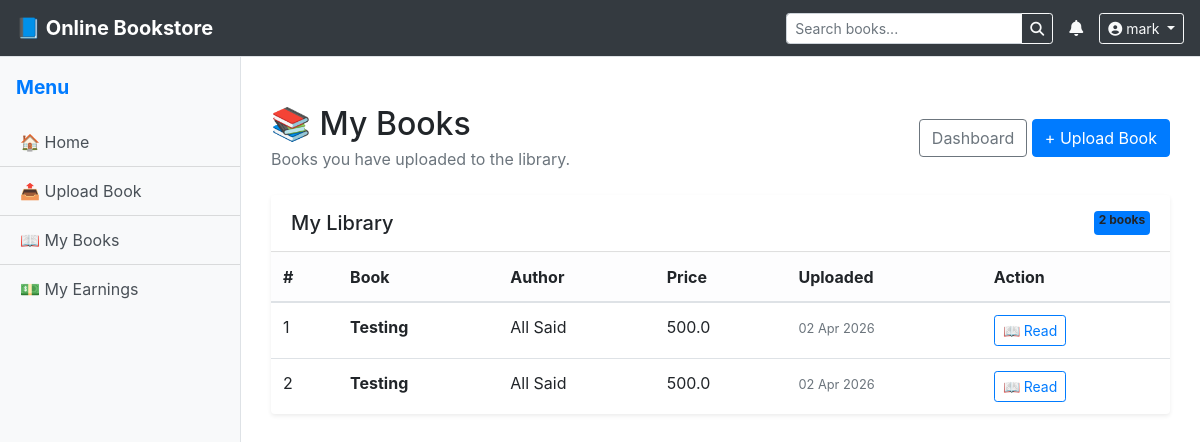
Screenshot of /tutor/books/ (signed in) with the database file from the repository.
### accounts/models.py (models this page shows)
class CustomUser(AbstractUser):
    USER_TYPES = (
        ('student', 'Student'),
        ('tutor', 'Tutor/Author'),
        ('manager', 'Manager'),
        ('admin', 'Admin'),
    )
    user_type = models.CharField(max_length=10, choices=USER_TYPES, default='student')

### books/models.py (models this page shows, shortened)
class Book(models.Model):
    tutor = models.ForeignKey(settings.AUTH_USER_MODEL, on_delete=models.CASCADE)
    title = models.CharField(max_length=200)
    author = models.CharField(max_length=200)
    description = models.TextField(blank=True)
    file = models.FileField(upload_to='books/')  # ✅ PDF upload
    cover = models.ImageField(upload_to='covers/', blank=True, null=True)
    price = models.FloatField(null=True, blank=True)
    book_available = models.BooleanField(default=True)
    is_indexed = models.BooleanField(default=False)
    created_at = models.DateTimeField(default=timezone.now)

### accounts/views.py (the view)
@login_required
def tutor_books(request):
    if request.user.user_type != 'tutor':
        return redirect('home')
    books = (
        Book.objects
        .filter(tutor=request.user)
        .order_by('-created_at')
    )
    context = {
        'books': books,
    }
    return render(
        request,
        'tutor/books.html',
        context
    )

### templates/tutor/books.html (shortened to what this page needs)
{% extends 'base.html' %}
{% block content %}
<div class="container-fluid py-4">
    <div class="d-flex justify-content-between align-items-center mb-4">
        <div>
            <h2 class="fw-bold mb-1">
                📚 My Books
            </h2>
            <p class="text-muted mb-0">
                Books you have uploaded to the library.
            </p>
        </div>
        <div>
            <a
                href="{% url 'tutor_dashboard' %}"
                class="btn btn-outline-secondary"
            >
                Dashboard
            </a>
            <a
                href="{% url 'upload_book' %}"
                class="btn btn-primary"
            >
                + Upload Book
            </a>
        </div>
    </div>
    <div class="card border-0 shadow-sm">
        <div class="card-header bg-white py-3">
            <div class="d-flex justify-content-between">
                <h5 class="fw-bold mb-0">
                    My Library
                </h5>
                <span class="badge bg-primary">
                    {{ books|length }} books
                </span>
            </div>
        </div>
        <div class="card-body p-0">
            <div class="table-responsive">
                <table class="table table-hover align-middle mb-0">
                    <thead class="table-light">
                        <tr>
                            <th>#</th>
                            <th>Book</th>
                            <th>Author</th>
                            <th>Price</th>
                            <th>Uploaded</th>
                            <th>Action</th>
                        </tr>
                    </thead>
                    <tbody>
                        {% for book in books %}
                        <tr>
                            <td>
                                {{ forloop.counter }}
                            </td>
                            <td>
                                <strong>
                                    {{ book.title }}
                                </strong>
                            </td>
                            <td>
                                {{ book.author|default:"—" }}
                            </td>
                            <td>
                                {% if book.price %}
                                    {{ book.price }}
                                {% else %}
                                    <span class="text-muted">
                                        Free
                                    </span>
                                {% endif %}
                            </td>
                            <td>
                                <small class="text-muted">
                                    {{ book.created_at|date:"d M Y" }}
                                </small>
                            </td>
                            <td>
                                <a
                                    href="{% url 'read_book' book.id %}"
                                    class="btn btn-sm btn-outline-primary"
                                >
                                    📖 Read
                                </a>
                            </td>
                        </tr>
                        {% endfor %}
                    </tbody>
                </table>
            </div>
        </div>
    </div>
</div>
{% endblock %}

### templates/base.html (shortened to what this page needs)
<!doctype html>
<html lang="en">
<head>
    <link rel="stylesheet" href="https://stackpath.bootstrapcdn.com/bootstrap/4.4.1/css/bootstrap.min.css">
</head>
<body>
    <nav class="navbar navbar-expand-lg navbar-dark bg-dark border-bottom">
        <a class="navbar-brand font-weight-bold" href="{% url 'list' %}">📘 Online Bookstore</a>
        <div class="ml-auto d-flex align-items-center">
            <form class="form-inline mr-3" action="{% url 'search_results' %}" method="get">
                <div class="input-group">
                    <input name="q" class="form-control form-control-sm" type="text" placeholder="Search books...">
                    <div class="input-group-append">
                        <button class="btn btn-outline-light btn-sm" type="submit"><i class="fas fa-search"></i></button>
                    </div>
                </div>
            </form>
            <div class="dropdown mr-3">
                <a class="text-light" href="#" id="notifDropdown" data-toggle="dropdown">
                    <i class="fas fa-bell"></i>
                </a>
            </div>
            <div class="dropdown">
                <a class="btn btn-sm btn-outline-light dropdown-toggle" href="#" data-toggle="dropdown">
                    <i class="fas fa-user-circle"></i> {{ user.username|default:"Guest" }}
                </a>
            </div>
        </div>
    </nav>
    <div class="d-flex" id="wrapper">
        {% include 'nav_side.html' %}
        <div id="page-content-wrapper">
            <div class="container-fluid mt-4">
                {% block content %}
                {% endblock content %}
            </div>
        </div>
    </div>
</body>
</html>

### templates/base.html (style rules this page uses)
body { overflow-x: hidden; }
#page-content-wrapper { min-width: 100vw; }
@media (min-width: 768px) { #page-content-wrapper { min-width: 0; width: 100%; } }

### rows the page displays
CustomUser: username "mark"
Book: title "Testing", author "All Said", price "500.0", created_at "02 Apr 2026"
Book: title "Testing", author "All Said", price "500.0", created_at "02 Apr 2026"

### other values shown
{{ books|length }} "2"
